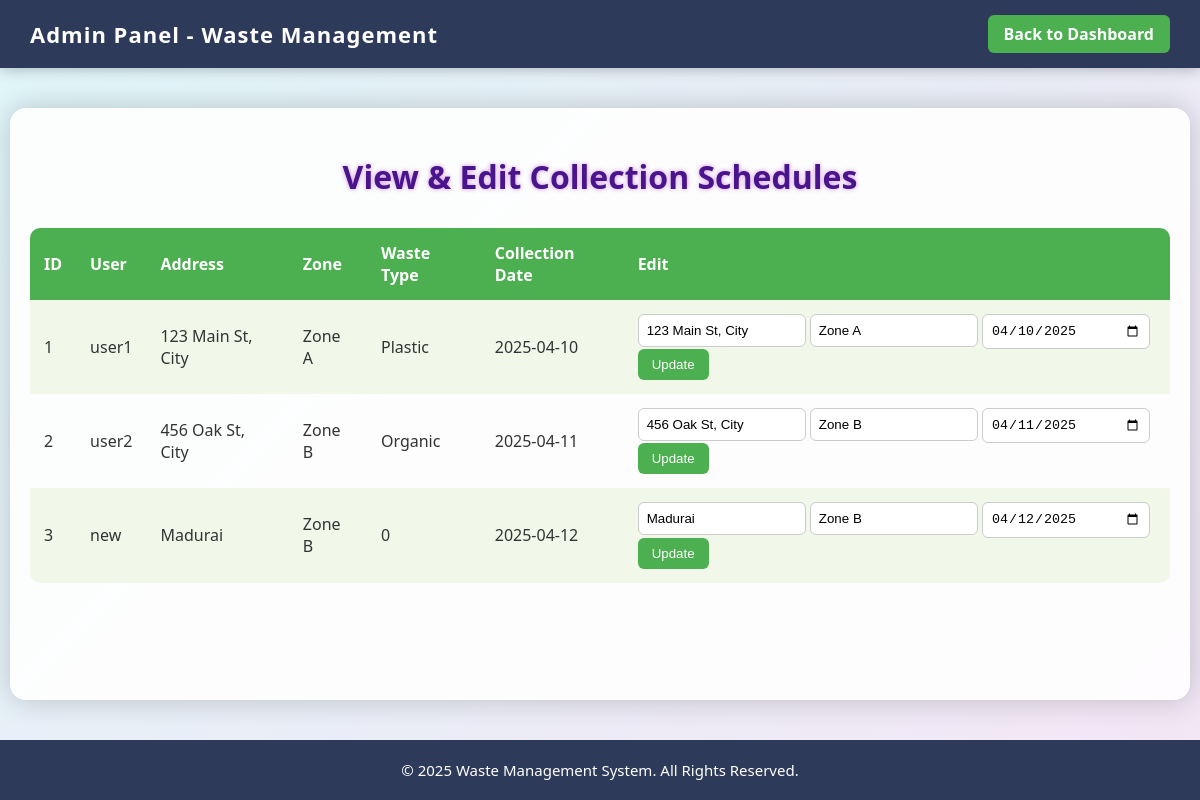
The page /view_schedules.php (signed in) on the database its author committed.
### tables this page shows
CREATE TABLE `waste_collection` (
  `id` int(11) NOT NULL,
  `user_id` int(11) NOT NULL,
  `address` varchar(255) NOT NULL,
  `zone` varchar(100) NOT NULL,
  `waste_type` varchar(100) NOT NULL,
  `collection_date` date NOT NULL,
  `amount` decimal(10,2) NOT NULL,
  `description` text DEFAULT NULL,
  `payment_mode` enum('cash','online') NOT NULL,
  `image` varchar(255) DEFAULT NULL,
  `status` enum('pending','approved','rejected') DEFAULT 'pending',
  `collector_id` int(11) DEFAULT NULL,
  `payment_status` enum('pending','paid','failed') DEFAULT 'pending',
  `transaction_id` varchar(100) DEFAULT NULL,
  `payment_date` timestamp NULL DEFAULT NULL
);

CREATE TABLE `users` (
  `id` int(11) NOT NULL,
  `username` varchar(50) NOT NULL,
  `password` varchar(255) NOT NULL,
  `email` varchar(100) NOT NULL,
  `created_at` timestamp NOT NULL DEFAULT current_timestamp(),
  `status` enum('active','deactivated') DEFAULT 'active'
);

### view_schedules.php (the view, shortened to what this page needs)
<?php
include('congig.php');
$sql = "SELECT wc.id, wc.user_id, wc.address, wc.zone, wc.waste_type, wc.collection_date, u.username AS user_name
        FROM waste_collection wc
        JOIN users u ON wc.user_id = u.id";
$result = $conn->query($sql);
?>
<!DOCTYPE html>
<html lang="en">
<head>
</head>
<body>
<nav>
    <h1>Admin Panel - Waste Management</h1>
    <a href="admin_dashboard.php">Back to Dashboard</a>
</nav>
<div class="container">
    <h2>View & Edit Collection Schedules</h2>
    <?php
    if ($result && $result->num_rows > 0) {
        echo '<table>';
        echo '<tr>
                <th>ID</th>
                <th>User</th>
                <th>Address</th>
                <th>Zone</th>
                <th>Waste Type</th>
                <th>Collection Date</th>
                <th>Edit</th>
            </tr>';
        while ($row = $result->fetch_assoc()) {
            echo '<tr>';
            echo '<td>' . htmlspecialchars($row['id']) . '</td>';
            echo '<td>' . htmlspecialchars($row['user_name']) . '</td>';
            echo '<td>' . htmlspecialchars($row['address']) . '</td>';
            echo '<td>' . htmlspecialchars($row['zone']) . '</td>';
            echo '<td>' . htmlspecialchars($row['waste_type']) . '</td>';
            echo '<td>' . htmlspecialchars($row['collection_date']) . '</td>';
            echo '<td>
                    <form method="POST" action="view_schedules.php">
                        <input type="hidden" name="request_id" value="' . $row['id'] . '">
                        <input type="text" name="address" value="' . $row['address'] . '" required>
                        <input type="text" name="zone" value="' . $row['zone'] . '" required>
                        <input type="date" name="collection_date" value="' . $row['collection_date'] . '" required>
                        <button type="submit" name="update_schedule">Update</button>
                    </form>
                </td>';
            echo '</tr>';
        }
        echo '</table>';
    } else {
        echo '<p>No collection schedules found.</p>';
    }
    ?>
</div>
<footer>
    &copy; <?php echo date('Y'); ?> Waste Management System. All Rights Reserved.
</footer>
</body>
</html>

### view_schedules.php (style rules this page uses)
html, body { height: 100%; margin: 0; display: flex; flex-direction: column; font-family: 'Segoe UI', sans-serif; background: linear-gradient(135deg, #e0f7fa, #f3e5f5); animation: backgroundShift 15s ease infinite; color: #333; }
nav { background: #2e3a59; padding: 15px 30px; color: white; position: sticky; top: 0; z-index: 999; display: flex; justify-content: space-between; align-items: center; box-shadow: 0 0 15px rgba(0,0,0,0.3); }
nav h1 { margin: 0; font-size: 22px; letter-spacing: 1px; }
nav a { color: #fff; text-decoration: none; font-weight: bold; padding: 8px 16px; background-color: #4CAF50; border-radius: 6px; transition: 0.3s; }
.container { flex: 1; max-width: 95%; margin: 40px auto; background: rgba(255, 255, 255, 0.9); padding: 20px; border-radius: 16px; box-shadow: 0 0 30px rgba(0, 0, 0, 0.2); }
h2 { text-align: center; color: #4a148c; font-size: 32px; margin-bottom: 30px; text-shadow: 0 0 5px #ce93d8; }
table { width: 100%; border-collapse: collapse; border-radius: 10px; overflow: hidden; }
th, td { padding: 14px; text-align: left; font-size: 16px; }
th { background: #4CAF50; color: white; }
tr:nth-child(even) { background-color: #f1f8e9; }
input[type="text"], input[type="date"] { padding: 8px; width: 150px; border: 1px solid #ccc; border-radius: 6px; outline: none; transition: all 0.3s ease-in-out; }
button { padding: 8px 14px; background: #4CAF50; color: white; border: none; border-radius: 6px; cursor: pointer; transition: background 0.3s ease; }
footer { background-color: #2e3a59; color: #fff; padding: 20px; text-align: center; font-size: 15px; }

### rows shown on the page
waste_collection: id "1", user.username "user1", address "123 Main St, City", zone "Zone A", waste_type "Plastic", collection_date "2025-04-10", collection_date "04/10/2025"
waste_collection: id "2", user.username "user2", address "456 Oak St, City", zone "Zone B", waste_type "Organic", collection_date "2025-04-11", collection_date "04/11/2025"
waste_collection: id "3", user.username "new", address "Madurai", zone "Zone B", waste_type "0", collection_date "2025-04-12", collection_date "04/12/2025"
